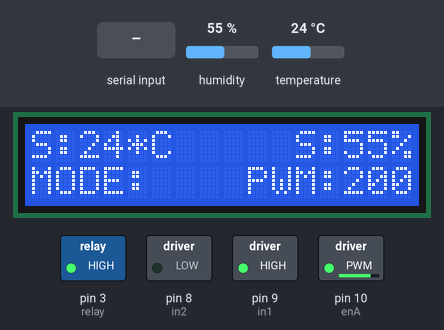
Bench run of a sketch on a simulated Arduino Uno, built with avr-gcc and run on an emulated ATmega328P. On the bench: 16×2 character LCD, switched loads named in the sketch (green lamp = pin HIGH). Inputs (shaded band) come from the test bench; at power-on: humidity 55 %, temperature 24 °C.

Above: at 1.2 s.
1.3 s: "1" received over the second serial link
At 2.5 s:
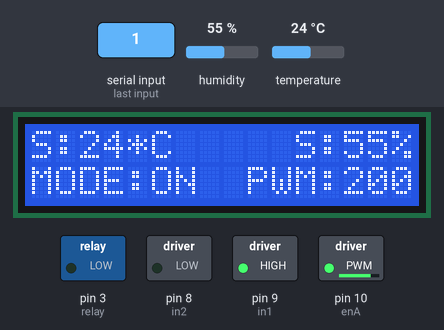
3.0 s: "0" received over the second serial link
At 4.3 s:
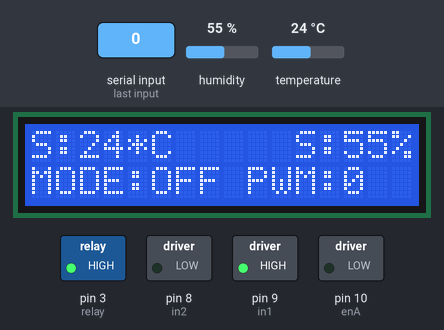
4.7 s: "2" received over the second serial link
At 6.1 s:
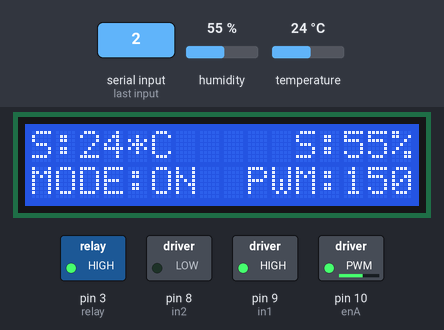
6.4 s: humidity set to 22 %
At 7.7 s:
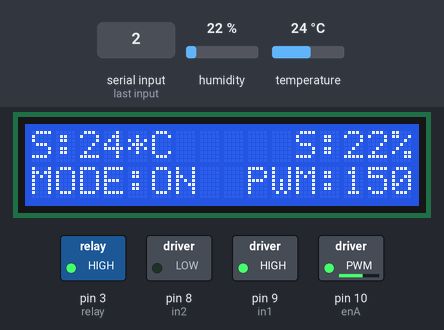
8.0 s: "3" received over the second serial link
At 8.9 s:
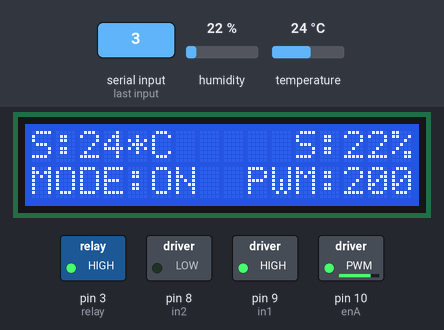
9.7 s: temperature set to 12 °C
At 12.0 s:
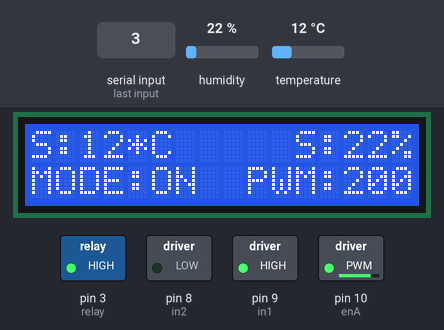
Timing chart, 0 to 13.4 s (numbered marks = the images above; inputs shaded):
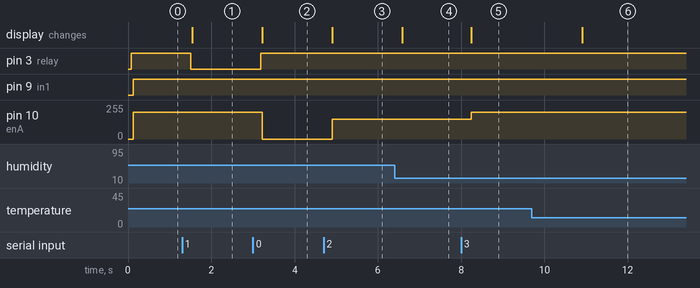

Measured:
- after the input at 1.3 s, pin 3 (relay): HIGH → LOW after 0.21 s; the display: changes after 0.24 s (image 1)
- after the input at 3.0 s, pin 3 (relay): LOW → HIGH after 0.19 s; pin 10 (enA): 200/255 → 0/255 after 0.23 s; the display: changes after 0.23 s (image 2)
- after the input at 4.7 s, pin 10 (enA): 0/255 → 150/255 after 0.20 s; the display: changes after 0.21 s (image 3)
- after the input at 6.4 s, the display: changes after 0.19 s (image 4)
- after the input at 8.0 s, pin 10 (enA): 150/255 → 200/255 after 0.25 s; the display: changes after 0.25 s (image 5)
- after the input at 9.7 s, the display: changes after 1.2 s (image 6)

The sketch:

kontrol_uhu.ino
```cpp
//define LCD 16x2
#include <LiquidCrystal_I2C.h>
LiquidCrystal_I2C lcd (0x27, 16, 2);
String state;

//define Bluetooth Module
#include <SoftwareSerial.h>
SoftwareSerial bluetooth(2, 3); // pin RX | TX
unsigned long previousMillis = 0;
const long interval = 500;
static uint32_t tmp;
char data;

//define Driver Motor
#define enA 10
#define in1 9
#define in2 8
#define enB 5
#define in3 7
#define in4 6

//define DHT Sensor
#include <DHT.h>
#define DHTPIN 4
#define DHTTYPE DHT11
DHT dht(DHTPIN, DHTTYPE);
float suhu;
float kelembapan;

#define relay 3
int motorSpeedA = 200;
int motorSpeedB = 0;

void setup() {
  //setup DHT11
  dht.begin();

  //setup LCD 16X2
  lcd.begin(16, 2);
  lcd.backlight();
  lcd.setCursor(0, 0);
  lcd.print("HALLO");
  lcd.setCursor(0, 1);
  lcd.print("-_-");

  //  Serial.begin(9600);
  bluetooth.begin(9600);

  pinMode(relay, OUTPUT);
  digitalWrite(relay, HIGH);

  pinMode(enA, OUTPUT);
  pinMode(in1, OUTPUT);
  pinMode(in2, OUTPUT);
  digitalWrite(in1, LOW);
  digitalWrite(in2, LOW);
}

void loop() {
  if (bluetooth.available()) {
    data = bluetooth.read();

    if (data == '1') {
      motorSpeedA = 200;
      digitalWrite(relay, LOW);
      state = "ON";
    } else if (data == '0') {
      motorSpeedA = 0;
      digitalWrite(relay, HIGH);
      state = "OFF";
    } else if (data == '2') {//slow speed
      motorSpeedA = 150;
      state = "ON";
    } else if (data == '3') {//medium speed
      motorSpeedA = 200;
      state = "ON";
    } else if (data == '4') {//high speed
      motorSpeedA = 255;
      state = "ON";
    } else {
      lcd.clear();
      lcd.setCursor (0, 0);
      lcd.print("Invalid data receive");
    }
  }

  lcd.clear();
  kelembapan = dht.readHumidity();
  suhu = dht.readTemperature();

  printSensor(suhu, kelembapan);
  printSpeed(motorSpeedA, state);

  analogWrite(enA, motorSpeedA);
  digitalWrite(in1, HIGH);
  digitalWrite(in2, LOW);

  unsigned long currentMillis = millis();
  if (currentMillis - previousMillis >= interval) {
    previousMillis = currentMillis;
    bluetooth.print(suhu);
  }

  delay(200);
}

void printSpeed(int pwm, String Mode) {
  lcd.setCursor (0, 1);
  lcd.print("MODE:");
  lcd.setCursor (5, 1);
  lcd.print(Mode);

  lcd.setCursor (9, 1);
  lcd.print("PWM:");
  lcd.setCursor (13, 1);
  lcd.print(pwm);

}

void printSensor(int s, int h) {
  lcd.setCursor(0, 0);
  lcd.print("S:");
  lcd.setCursor(2, 0);
  lcd.print(s);
  lcd.setCursor(4, 0);
  lcd.print("*C");

  lcd.setCursor(11, 0);
  lcd.print("S:");
  lcd.setCursor(13, 0);
  lcd.print(h);
  lcd.setCursor(15, 0);
  lcd.print("%");
}
```
